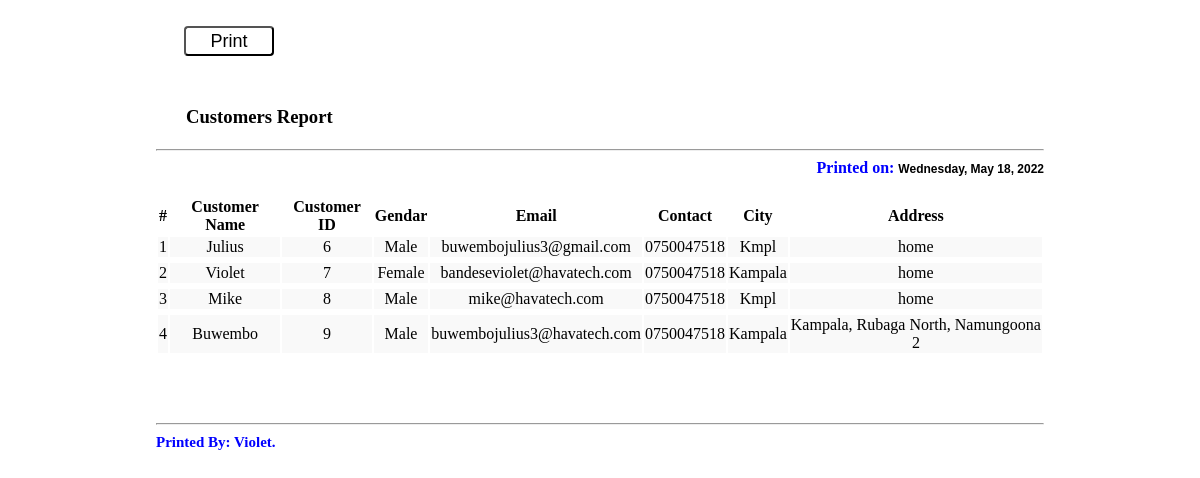
Page /reports/customersReport.php (signed in) on the committed database.
### tables this page shows
CREATE TABLE `users` (
  `id` int(11) NOT NULL,
  `uName` varchar(255) NOT NULL,
  `gender` varchar(10) DEFAULT NULL,
  `email` varchar(255) NOT NULL,
  `type` varchar(10) NOT NULL DEFAULT 'normal',
  `password` varchar(255) NOT NULL,
  `contact` varchar(255) NOT NULL,
  `city` varchar(255) NOT NULL,
  `address` varchar(255) NOT NULL,
  `uDate` date NOT NULL DEFAULT current_timestamp(),
  `uTime` time(6) NOT NULL DEFAULT current_timestamp()
);

### reports/customersReport.php (the view, shortened to what this page needs)
<?php
require '../connection.php';
if(!isset($_SESSION['email'])){
    header('location: ../login.php');
}else
{
  $user_id=$_SESSION['id'];
  $user_type_query="SELECT * FROM users WHERE id='$user_id'";
  $user_type_result=mysqli_query($con,$user_type_query) or die(mysqli_error($con));
  $credential_row=mysqli_fetch_array($user_type_result);
}
if(isset($_SESSION['email']) && $credential_row['type']=='admin'){
  $customers_query="SELECT * FROM users";
  $customers_result=mysqli_query($con,$customers_query) or die(mysqli_error($con));
  $no_of_customers_result= mysqli_num_rows($customers_result);
}else{
  header('location: ../index.php');
}
?>
<!DOCTYPE html>
<html>
<head>
</head>
<body>
	<div class = "container">
		<div id = "header">
			<br/>
			<button type="submit" id="print" onclick="printPage()">Print</button>
			<h1><p style = "margin-left:30px; margin-top:50px; font-size:14pt; font-weight:bold;">Customers Report &nbsp;&nbsp;&nbsp;&nbsp;&nbsp;&nbsp;&nbsp;&nbsp;&nbsp;&nbsp;&nbsp;&nbsp;&nbsp;&nbsp;&nbsp;&nbsp;&nbsp;&nbsp;&nbsp;&nbsp;</p></h1>
			<hr/>
        	<div align="right">
			<b style="color:blue;">Printed on:</b>
        	</div>
			<br/>
			<table class="table table-striped">
			  <thead>
					<tr>
						<th>#</th>
	   					<th>Customer Name</th>
	   					<th>Customer ID</th>
	   					<th>Gendar</th>
	   					<th>Email</th>
	   					<th>Contact</th>
	   					<th>City</th>
	   					<th>Address</th>
					</tr>
			  </thead>
			  <tbody>
				<?php
				if($no_of_customers_result > 0){
					$count = 0;
				foreach ($customers_result as $row) {
				$count ++;
                ?>
                <tr>
                  <td style="text-align:center;"><?php echo $count ?></td>
                  <td style="text-align:center;"><?php echo $row['uName']?></td>
                  <td style="text-align:center;"><?php echo $row['id']?></td>
                  <td style="text-align:center;"><?php echo $row['gender']?></td>
                  <td style="text-align:center;"><?php echo $row['email']?></td>
                  <td style="text-align:center;"><?php echo $row['contact']?></td>
                  <td style="text-align:center;"><?php echo $row['city']?></td>
                  <td style="text-align:center;"><?php echo $row['address']?></td>
                </tr>
                <tr>
					<td></td>
					<td></td>
					<td></td>
					<td></td>
					<td></td>
					<td></td>
					<td></td>
					<td></td>
				</tr>
                    <?php }}
                ?>
			  </tbody>
		  </table>
			<br />
			<br />
			<hr/>
			<b style="color:blue; font-size:15px;">
			Printed By: <?php echo $credential_row['uName'] ?>.
			</b>
		</div>
	</div>
</body>
</html>

### reports/customersReport.php (style rules this page uses)
.container { width:75%; margin:auto; }
.table { width: 100%; margin-bottom: 20px; }
.table-striped tbody > tr:nth-child(odd) > td, .table-striped tbody > tr:nth-child(odd) > th { background-color: #f9f9f9; }
#print { width: 90px; height: 30px; font-size: 18px; background: white; border-radius: 4px; margin-left:28px; cursor:hand; }

### rows in the picture
users: uName "Julius", id "6", gender "Male", email "buwembojulius3@gmail.com", contact "0750047518", city "Kmpl", address "home"
users: uName "Violet", id "7", gender "Female", email "bandeseviolet@havatech.com", contact "0750047518", city "Kampala", address "home"
users: uName "Mike", id "8", gender "Male", email "mike@havatech.com", contact "0750047518", city "Kmpl", address "home"
users: uName "Buwembo", id "9", gender "Male", email "buwembojulius3@havatech.com", contact "0750047518", city "Kampala", address "Kampala, Rubaga North, Namungoona 2"
